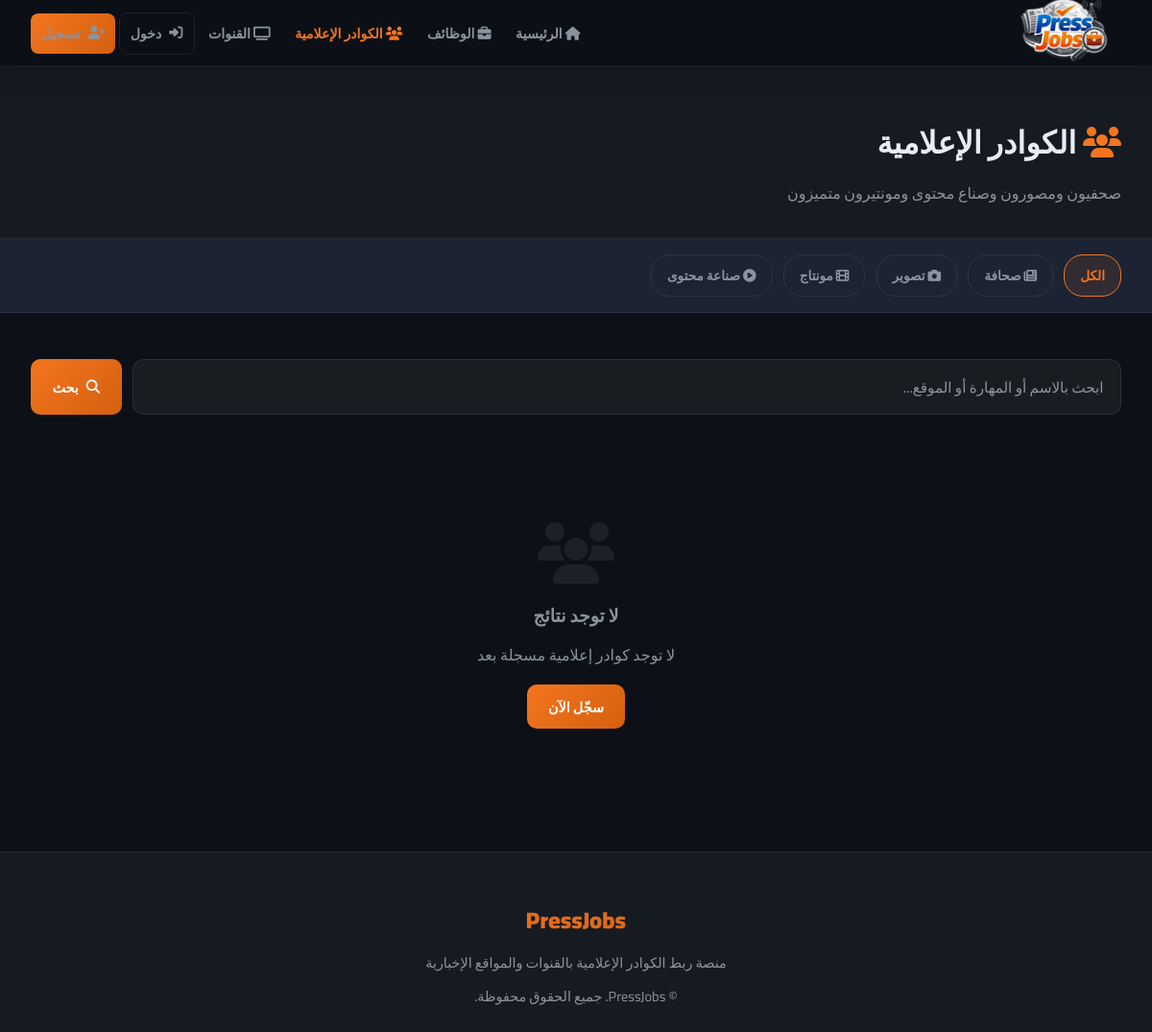
Before: /journalists with the older database file.
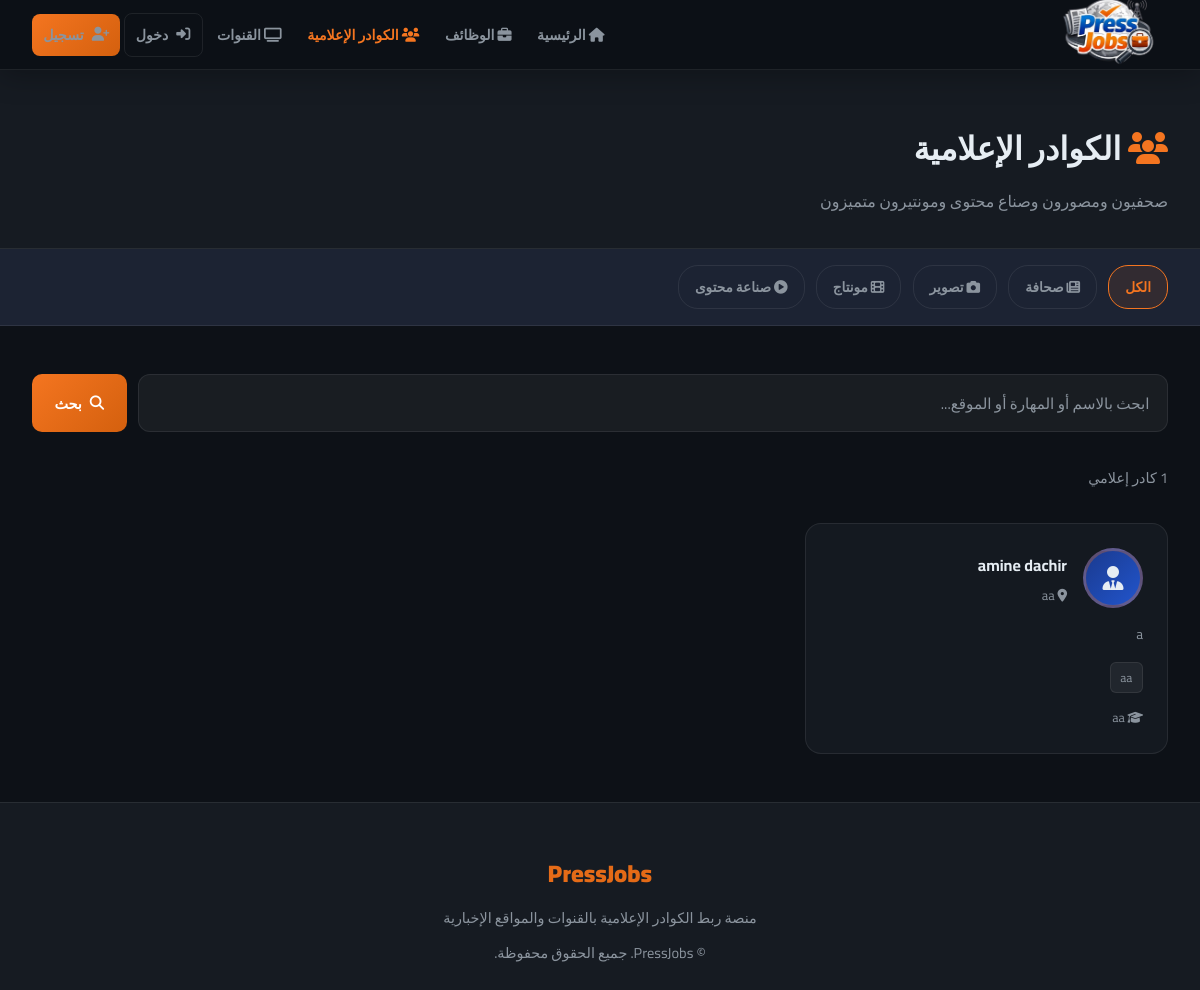
After: the same page with the newer database file.
### tables this page shows
CREATE TABLE users (
        id INTEGER PRIMARY KEY AUTOINCREMENT,
        name TEXT NOT NULL,
        email TEXT UNIQUE NOT NULL,
        password TEXT NOT NULL,
        account_type TEXT NOT NULL,
        bio TEXT,
        location TEXT,
        skills TEXT,
        education TEXT,
        experience TEXT,
        profile_image TEXT,
        created_at TEXT DEFAULT CURRENT_TIMESTAMP
    , last_name TEXT, gender TEXT, civil_status TEXT, specialty TEXT, years_experience TEXT, preferred_channels TEXT, extra_skills TEXT, cv_filename TEXT, intro_video TEXT, article_links TEXT, channel_type TEXT, cover_image TEXT, is_admin INTEGER DEFAULT 0);

### app.py (the view)
@app.route('/journalists')
def journalists():
    conn = get_db()
    category = request.args.get('category', '')
    search   = request.args.get('search', '')
    query  = "SELECT * FROM users WHERE account_type='journalist'"
    params = []
    if category:
        query += ' AND specialty LIKE ?'
        params.append(f'%{category}%')
    if search:
        query += ' AND (name LIKE ? OR skills LIKE ? OR location LIKE ?)'
        params += [f'%{search}%', f'%{search}%', f'%{search}%']
    query += ' ORDER BY created_at DESC'
    users = conn.execute(query, params).fetchall()
    conn.close()
    return render_template('journalists.html', journalists=users, category=category, search=search)

### app.py (called while the page is built)
def get_db():
    conn = sqlite3.connect(DB_PATH)
    conn.row_factory = sqlite3.Row
    return conn

### templates/journalists.html (shortened to what this page needs)
{% extends 'base.html' %}
{% block content %}
<div class="page-header">
    <div style="max-width:1200px;margin:0 auto">
        <h1><i class="fas fa-users" style="color:var(--orange)"></i> الكوادر الإعلامية</h1>
        <p>صحفيون ومصورون وصناع محتوى ومونتيرون متميزون</p>
    </div>
</div>
<div class="filter-bar">
    <a href="/journalists" {% if not category %}class="active"{% endif %}>الكل</a>
    <a href="/journalists?category=صحافة" {% if category=='صحافة' %}class="active"{% endif %}><i class="fas fa-newspaper"></i> صحافة</a>
    <a href="/journalists?category=تصوير" {% if category=='تصوير' %}class="active"{% endif %}><i class="fas fa-camera"></i> تصوير</a>
    <a href="/journalists?category=مونتاج" {% if category=='مونتاج' %}class="active"{% endif %}><i class="fas fa-film"></i> مونتاج</a>
    <a href="/journalists?category=صناعة محتوى" {% if category=='صناعة محتوى' %}class="active"{% endif %}><i class="fas fa-play-circle"></i> صناعة محتوى</a>
</div>
<div class="journalists-layout">
    <form class="search-bar" method="get">
        <input type="text" name="search" value="{{ search }}" placeholder="ابحث بالاسم أو المهارة أو الموقع...">
        <button type="submit" class="btn btn-primary"><i class="fas fa-search"></i> بحث</button>
    </form>
    {% if journalists %}
    <p style="color:var(--text-muted);margin-bottom:2rem;font-size:0.9rem">
        {{ journalists|length }} كادر إعلامي
    </p>
    <div class="grid-3">
    {% for j in journalists %}
    <a href="/profile/{{ j.id }}" class="journalist-card">
        <div class="jc-header">
            <div class="jc-avatar">
                {% if j.profile_image %}
                    <img src="/static/uploads/{{ j.profile_image }}" alt="{{ j.name }}">
                {% else %}
                    <i class="fas fa-user-tie"></i>
                {% endif %}
            </div>
            <div>
                <div class="jc-name">{{ j.name }}{% if j.last_name %} {{ j.last_name }}{% endif %}</div>
                {% if j.location %}<div class="jc-location"><i class="fas fa-map-marker-alt"></i> {{ j.location }}</div>{% endif %}
            </div>
        </div>
        {% if j.bio %}<p class="jc-bio">{{ j.bio }}</p>{% endif %}
        {% if j.skills %}
        <div class="jc-skills">
            {% for skill in j.skills.split(',')[:4] %}
            <span class="skill-dot">{{ skill.strip() }}</span>
            {% endfor %}
        </div>
        {% endif %}
        {% if j.years_experience %}
        <div style="margin-top:0.8rem;font-size:0.78rem;color:var(--text-muted)"><i class="fas fa-star"></i> {{ j.years_experience }} سنوات خبرة</div>
        {% elif j.education %}
        <div style="margin-top:0.8rem;font-size:0.78rem;color:var(--text-muted)"><i class="fas fa-graduation-cap"></i> {{ j.education[:50] }}</div>
        {% endif %}
    </a>
    {% endfor %}
    </div>
    {% else %}
    <div class="empty-state">
        <i class="fas fa-users"></i>
        <h3 style="margin-bottom:0.5rem">لا توجد نتائج</h3>
        {% if search or category %}
        <p>لم يتم العثور على كوادر مطابقة لبحثك</p>
        <a href="/journalists" class="btn btn-outline" style="margin-top:1rem"><i class="fas fa-times"></i> مسح الفلاتر</a>
        {% else %}
        <p>لا توجد كوادر إعلامية مسجلة بعد</p>
        <a href="/register" class="btn btn-primary" style="margin-top:1rem">سجّل الآن</a>
        {% endif %}
    </div>
    {% endif %}
</div>
{% endblock %}

Changed rows visible on the page:
added users: name "amine dachir", location "aa", bio "a", strip "aa", education "aa"
Other visible differences:
{{ journalists|length }}: (not shown) → "1"
text no longer shown: "لا توجد نتائج لا توجد كوادر إعلامية مسجلة بعد سجّل الآن"
text now shown: "كادر إعلامي"
